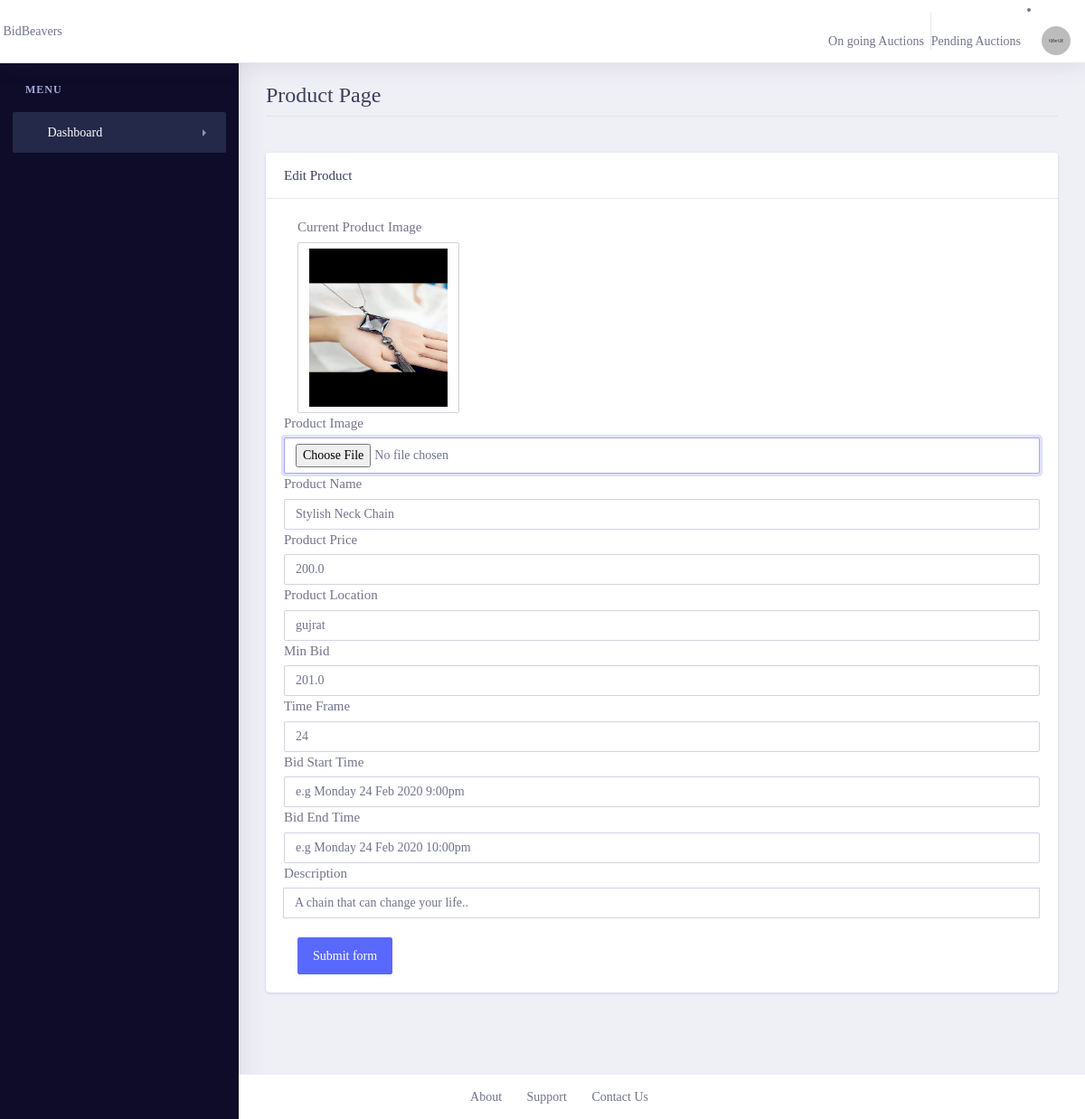
The page /editProduct/5/ (signed in) on the database its author committed.
### project/models.py (models this page shows, shortened)
class Product(models.Model):
    user = models.ForeignKey(User, on_delete=models.CASCADE)
    image = models.ImageField(null=True, blank=True)#Null False nahi krna
    prod_title=models.TextField()
    prod_description=models.TextField()
    prod_price=models.FloatField(default=0.0)
    minbid=models.FloatField(default=0.0)
    prod_category=models.CharField(max_length=15,default='House')
    tframe=models.IntegerField(default=24)
    prod_loc=models.TextField()
    prod_status=models.CharField(choices=prod_status,max_length=2,default="NS")
    prod_date=models.DateTimeField().auto_now
    auction_status=models.CharField(choices=AuctionStatus,max_length=2,default="NF")
    starttime=models.CharField(max_length=50,default="")
    endtime=models.CharField(max_length=50,default="")
    nofbidder=models.IntegerField(default=0)
    slug = models.SlugField(null=True, blank=True)  # new
    created_date = models.DateTimeField('date created', default=timezone.now)
    class Meta:
        get_latest_by = ['created_date']

### project/views.py (the view)
# urls.py: path('editProduct/<slug>/',views.editProduct,name="editProduct"),
def editProduct(request, slug):
    user = request.user
    slug1 = slug
    obj = Product.objects.filter(user_id=user.id, slug=slug)
    param = {'param': obj}
    return render(request, 'Seller/pages/editproduct.html', param)

### templates/Seller/pages/editproduct.html (shortened to what this page needs)
<!doctype html>
<html lang="en">
{% load static %}
<head>
    <link rel="stylesheet" href="../../../static/web/assets/assets/vendor/bootstrap/css/bootstrap.min.css">
    <link href="../../../static/web/assets/assets/vendor/fonts/circular-std/style.css" rel="stylesheet">
    <link rel="stylesheet" href="../../../static/web/assets/assets/libs/css/style.css">
    <link rel="stylesheet" href="../../../static/web/assets/assets/vendor/fonts/fontawesome/css/fontawesome-all.css">
</head>
<body>
    <div class="dashboard-main-wrapper">
        <div class="dashboard-header">
                <nav class="navbar navbar-expand-lg bg-white fixed-top">
                    <a href="/"> <img src="{%static 'images/log0_2.png' %}" alt="" title=""> <b></b>BidBeavers</a>
                    <div class="collapse navbar-collapse " id="navbarSupportedContent">
                        <ul class="navbar-nav ml-auto navbar-right-top">
                            <li class="nav-item">
                                <br>
                               <a href="/ongoingAuctions/"> On going Auctions   &nbsp; </a>
                            </li>
                            <li class="nav-item">
                                <br>
                               <a href="/pendingAuctions/"> Pending Auctions   &nbsp; </a>
                            </li>
                                </ul>
                            <li class="nav-item dropdown nav-user">
                                <a class="nav-link nav-user-img" href="#" id="navbarDropdownMenuLink2" data-toggle="dropdown" aria-haspopup="true" aria-expanded="false"><img src="../../static/web/assets/assets/images/avatar-1.jpg" alt="" class="user-avatar-md rounded-circle"></a>
                            </li>
                    </div>
                </nav>
            </div>
        <div class="nav-left-sidebar sidebar-dark">
            <div class="menu-list">
                <nav class="navbar navbar-expand-lg navbar-light">
                    <div class="collapse navbar-collapse" id="navbarNav">
                        <ul class="navbar-nav flex-column">
                            <li class="nav-divider">
                                Menu
                            </li>
                            <li class="nav-item ">
                                <a class="nav-link active" href="#" data-toggle="collapse" aria-expanded="false" data-target="#submenu-1" aria-controls="submenu-1"><i class="fa fa-fw fa-user-circle"></i>Dashboard <span class="badge badge-success">6</span></a>
                            </li>
                        </ul>
                    </div>
                </nav>
            </div>
        </div>
        <div class="dashboard-wrapper">
            <div class="container-fluid  dashboard-content">
                <div class="row">
                    <div class="col-xl-12 col-lg-12 col-md-12 col-sm-12 col-12">
                        <div class="page-header">
                            <h2 class="pageheader-title">Product Page </h2>
                            <div class="page-breadcrumb">
                                <nav aria-label="breadcrumb">
                                    <ol class="breadcrumb">
                                    </ol>
                                </nav>
                            </div>
                        </div>
                    </div>
                </div>
                    <div class="row">
                        <div class="col-xl-12 col-lg-12 col-md-12 col-sm-12 col-12">
                            <div class="card">
                                <h5 class="card-header">Edit Product</h5>
                                <div class="card-body">
                                    <form class="needs-validation" novalidate method="post" action="/edit/"  enctype="multipart/form-data">
          {% for item in param %}
                                           <div class="col-xl-3 col-lg-4 col-md-6 col-sm-12 col-12 ">
                                                <label for="validationCustom01">Current Product Image</label>
                                                <img  class="form-control" src="{{item.image.url}}" width="100%"  alt="no image"  >
                                                </div>
                                        <div class="row">
                                                 <div class="col-xl-12 col-lg-12 col-md-12 col-sm-12 col-12 ">
                                                <label for="validationCustom01">Product Image</label>
                                                <input type="file" class="form-control" id="img" name="img"  required>
                                            </div>
                                            <div class="col-xl-12 col-lg-12 col-md-12 col-sm-12 col-12 ">
                                                <label for="validationCustom01">Product Name</label>
                                                <input type="text" class="form-control" id="pname" name="pname"  value="{{item.prod_title}}"  required>
                                            </div>
                                             <div class="col-xl-12 col-lg-12 col-md-12 col-sm-12 col-12 ">
                                                <label for="validationCustom01">Product Price</label>
                                                <input type="text" class="form-control" id="price" name="price" value="{{item.prod_price}}"  required>
                                            </div>
                                              <div class="col-xl-12 col-lg-12 col-md-12 col-sm-12 col-12 ">
                                                <label for="validationCustom01">Product Location</label>
                                                <input type="text" class="form-control" id="loc" name="loc" value="{{item.prod_loc}}"  required>
                                            </div>
                                            <div class="col-xl-12 col-lg-12 col-md-12 col-sm-12 col-12 ">
                                                <label for="validationCustom02">Min Bid</label>
                                                <input type="text" class="form-control" id="minbid" name="minbid" value="{{item.minbid}}"  required>
                                            </div>
                                            <div class="col-xl-12 col-lg-12 col-md-12 col-sm-12 col-12 ">
                                                <label for="validationCustom02">Time Frame</label>
                                                <input type="text" class="form-control" id="tframe" name="tframe" value="{{item.tframe}}" required>
                                            </div>
                                            <div class="col-xl-12 col-lg-12 col-md-12 col-sm-12 col-12 ">
                                                <label for="validationCustom02">Bid Start Time</label>
                                                <input type="text" class="form-control" id="bstart" name="bstart" placeholder="e.g Monday 24 Feb 2020 9:00pm" required>
                                            </div>
                                            <div class="col-xl-12 col-lg-12 col-md-12 col-sm-12 col-12 ">
                                                <label for="validationCustom02">Bid End Time</label>
                                                <input type="text" class="form-control" id="bend" name="bend" placeholder="e.g Monday 24 Feb 2020 10:00pm" required>
                                            </div>
                                            <div class="col-xl-12 col-lg-12 col-md-12 col-sm-12 col-12 ">
                                                <label for="validationCustomUsername">Description</label>
                                                <div class="input-group">
                                                    <input type="text" class="form-control" id="desc" name="desc" value="{{item.prod_description}}" aria-describedby="inputGroupPrepend" required>
                                                </div>
                                            </div>
                                        </div>
                                            <br>
                                            <div class="col-xl-12 col-lg-12 col-md-12 col-sm-12 col-12 ">
                                                <button class="btn btn-primary" type="submit">Submit form</button>
                                            </div>
                                        </div>
                                {% endfor %}
                                </div>
                            </div>
                        </div>
                    </div>
            <div class="footer">
                <div class="container-fluid">
                    <div class="row">
                        <div class="col-xl-6 col-lg-6 col-md-12 col-sm-12 col-12">
                            <div class="text-md-right footer-links d-none d-sm-block">
                                <a href="javascript: void(0);">About</a>
                                <a href="javascript: void(0);">Support</a>
                                <a href="javascript: void(0);">Contact Us</a>
                            </div>
                        </div>
                    </div>
                </div>
            </div>
        </div>
    </div>
</body>
</html>

### rows shown on the page
Product: image (picture), pname "Stylish Neck Chain", price "200.0", loc "gujrat", minbid "201.0", tframe "24", desc "A chain that can change your life.."
